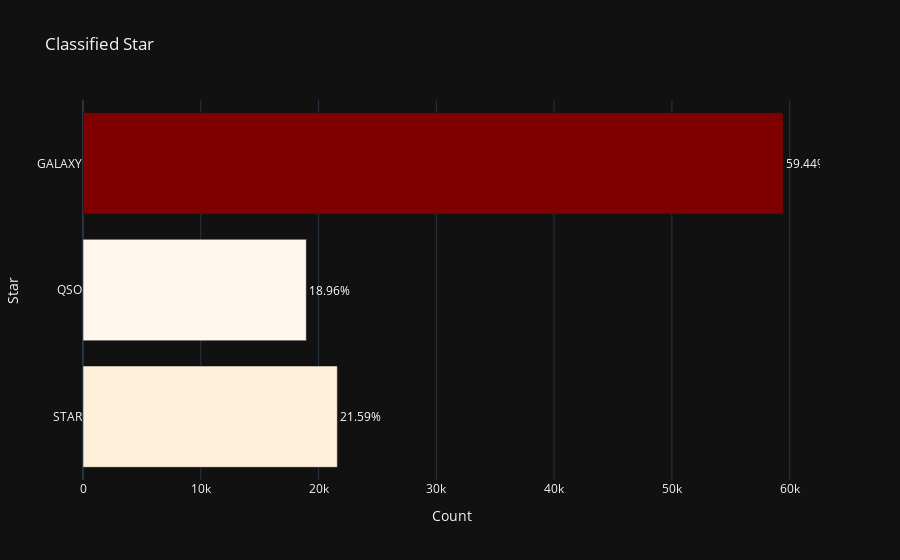

Notebook code for this chart:
### Code cell
# Import library
import numpy as np
import pandas as pd
import seaborn as sns
import matplotlib.pyplot as plt
from sklearn.model_selection import train_test_split, cross_val_score, KFold, GridSearchCV
from sklearn.preprocessing import StandardScaler, LabelEncoder
from sklearn.neighbors import KNeighborsClassifier
from sklearn.svm import SVC
from sklearn.tree import DecisionTreeClassifier
from sklearn.naive_bayes import GaussianNB
from sklearn.ensemble import StackingClassifier
from sklearn.metrics import accuracy_score, classification_report, confusion_matrix, f1_score, precision_score, recall_score
import plotly.graph_objects as go

# TensorFlow and Keras for deep learning
import tensorflow as tf
from tensorflow.keras.models import Sequential
from tensorflow.keras.layers import Dense, Dropout
from tensorflow.keras.utils import to_categorical

# Import dataset
data = pd.read_csv("stellar_classification.csv")

# Visualize data distribution
total = len(data)
star = data["class"].value_counts()
star = star.sort_index(ascending=False)
percentage = [str(round(value / total * 100, 2)) + "%" for value in star.values]
class_labels = [class_label for class_label in star.index]
trace0 = go.Bar(
    x=star.values,
    y=class_labels,
    orientation="h",
    text=star.index,
    texttemplate=percentage,
    textposition="outside",
    textfont_color="white",
    marker=dict(color=star.values, colorscale="OrRd"),
)
fig_data = [trace0]
fig = go.Figure(fig_data)
fig.update_layout(
    title="Classified Star",
    xaxis_title="Count",
    yaxis_title="Star",
    template="plotly_dark",
)
fig.show()

# Check for missing values
print(data.isnull().any())

# Data info
data.info()

# Preprocessing
le = LabelEncoder()
data["class"] = le.fit_transform(data["class"])
data_korelasi = data.corr()
plt.figure(figsize=(10, 8))
sns.heatmap(data_korelasi, annot=True, cmap="cool", fmt=".2f", annot_kws={"size": 10})
plt.title("Heatmap Korelasi Antar Fitur")
plt.show()

# Select relevant features
X = data.drop(
    columns=[
        "class",
        "alpha",
        "delta",
        "r",
        "plate",
        "spec_obj_ID",
        "redshift",
        "MJD",
        "cam_col",
        "plate",
        "fiber_ID",
    ]
)
y = data["class"]

# Split the dataset
X_train, X_test, y_train, y_test = train_test_split(
    X, y, test_size=0.2, random_state=42
)

# Normalize the data
scaler = StandardScaler()
X_train = scaler.fit_transform(X_train)
X_test = scaler.transform(X_test)

print("Remaining columns after dropping specified columns:")
print(X.columns)

# Model definitions
models = {
    'Decision Tree': DecisionTreeClassifier(),
    'Naive Bayes': GaussianNB(),
    'KNN': KNeighborsClassifier(),
    'SVM': SVC(),
    'Kernel SVM': SVC(kernel='rbf')
}

# Model evaluation setup
scores = {}
reports = {}
f1_scores = {}
precision_scores = {}
recall_scores = {}

# K-Fold Cross Validation
num_folds = 3
cross_val_results = []
kfold = KFold(n_splits=num_folds)

for name, model in models.items():
    cv_scores = cross_val_score(model, X, y, cv=kfold)
    model.fit(X_train, y_train)  # Train the model
    y_pred = model.predict(X_test)  # Predict the test set

    # Calculate and store evaluation metrics
    scores[name] = accuracy_score(y_test, y_pred)
    reports[name] = classification_report(y_test, y_pred)
    f1_scores[name] = f1_score(y_test, y_pred, average='weighted')
    precision_scores[name] = precision_score(y_test, y_pred, average='weighted')
    recall_scores[name] = recall_score(y_test, y_pred, average='weighted')

    # Store cross-validation scores for each fold
    fold_accuracies = {'Fold ' + str(i+1): score for i, score in enumerate(cv_scores)}
    mean_accuracy = cv_scores.mean()
    std_accuracy = cv_scores.std()
    cross_val_results.append({'Algorithm': name, 'Mean Accuracy': mean_accuracy, 'Standard Deviation': std_accuracy, **fold_accuracies})

cross_val_df = pd.DataFrame(cross_val_results)
columns_order = ['Algorithm'] + [col for col in cross_val_df.columns if col != 'Algorithm']
cross_val_df = cross_val_df[columns_order]
cross_val_df_sorted = cross_val_df.sort_values('Mean Accuracy', ascending=False).reset_index(drop=True)
cross_val_df_sorted

# Ensemble Learning
ensemble = StackingClassifier(estimators=list(models.items()))
ensemble.fit(X_train, y_train)
y_pred_ensemble = ensemble.predict(X_test)
ensemble_score = accuracy_score(y_test, y_pred_ensemble)
ensemble_f1_score = f1_score(y_test, y_pred_ensemble, average='weighted')
ensemble_precision_score = precision_score(y_test, y_pred_ensemble, average='weighted')
ensemble_recall_score = recall_score(y_test, y_pred_ensemble, average='weighted')
ensemble_report = classification_report(y_test, y_pred_ensemble)

# K-Fold Cross Validation for Ensemble Learning
cv_scores = cross_val_score(ensemble, X, y, cv=kfold)
print("Skor Akurasi Cross Validation untuk Ensemble Learning:")
print(cv_scores)
print(f"Rata-rata Skor Akurasi: {cv_scores.mean()}")

# Display ensemble results
print(f"\nEnsemble Stacking:\nAccuracy Score: {ensemble_score:.3f}\nF1 Score: {ensemble_f1_score:.3f}\nPrecision Score: {ensemble_precision_score:.3f}\nRecall Score: {ensemble_recall_score:.3f}\nClassification Report:\n{ensemble_report}")

# Visualize predictions vs actual for each model
def plot_category_distribution_bar_with_accuracy(model, X_test, y_test, model_name, accuracy_score):
    y_pred = model.predict(X_test)
    y_test_labels = np.array(['Bintang', 'Galaksi', 'Quasar'])[y_test]
    y_pred_labels = np.array(['Bintang', 'Galaksi', 'Quasar'])[y_pred]
    
    category_counts = pd.crosstab(index=y_pred_labels, columns=y_test_labels)
    
    ax = category_counts.plot(kind='bar', stacked=True, color=['#1f77b4', '#ff7f0e', '#2ca02c'])
    plt.xlabel('Kategori Prediksi')
    plt.ylabel('Jumlah')
    plt.title(f'Distribusi Kategori Prediksi vs Kategori Sebenarnya \n {model_name} (Akurasi: {accuracy_score:.3f})')
    plt.xticks(rotation=0)
    plt.legend(title='Kategori Sebenarnya', bbox_to_anchor=(1.05, 1), loc='upper left')
    plt.show()

for name, model in models.items():
    plot_category_distribution_bar_with_accuracy(model, X_test, y_test, name, scores[name])

plot_category_distribution_bar_with_accuracy(ensemble, X_test, y_test, 'Ensemble Learning Stacking', ensemble_score)

# Deep Learning Model
y_train_nn = to_categorical(y_train)
y_test_nn = to_categorical(y_test)

# Define the neural network model
model = Sequential([
    Dense(128, input_shape=(X_train.shape[1],), activation='relu'),
    Dropout(0.5),
    Dense(64, activation='relu'),
    Dropout(0.5),
    Dense(3, activation='softmax')
])

# Compile the model
model.compile(optimizer='adam',
              loss='categorical_crossentropy',
              metrics=['accuracy'])

# Train the model
history = model.fit(X_train, y_train_nn, epochs=50, batch_size=32, validation_data=(X_test, y_test_nn), verbose=1)

# Evaluate the neural network
nn_scores = model.evaluate(X_test, y_test_nn, verbose=0)
nn_accuracy = nn_scores[1]
print(f"Neural Network Accuracy: {nn_accuracy:.3f}")

# Generate classification report for neural network
y_pred_nn = model.predict(X_test)
y_pred_classes = np.argmax(y_pred_nn, axis=1)
nn_f1_score = f1_score(y_test, y_pred_classes, average='weighted')
nn_precision_score = precision_score(y_test, y_pred_classes, average='weighted')
nn_recall_score = recall_score(y_test, y_pred_classes, average='weighted')
nn_report = classification_report(y_test, y_pred_classes)
print(f"\nNeural Network Classification Report:\n{nn_report}")

# Plot training history
plt.figure(figsize=(12, 6))
plt.subplot(1, 2, 1)
plt.plot(history.history['accuracy'])
plt.plot(history.history['val_accuracy'])
plt.title('Model Accuracy')
plt.ylabel('Accuracy')
plt.xlabel('Epoch')
plt.legend(['Train', 'Test'], loc='upper left')

plt.subplot(1, 2, 2)
plt.plot(history.history['loss'])
plt.plot(history.history['val_loss'])
plt.title('Model Loss')
plt.ylabel('Loss')
plt.xlabel('Epoch')
plt.legend(['Train', 'Test'], loc='upper left')

plt.show()

# Compare accuracies of models
model_comparison = pd.DataFrame({
    'Model': list(scores.keys()) + ['Neural Network', 'Ensemble Stacking'],
    'Accuracy': list(scores.values()) + [nn_accuracy, ensemble_score],
    'F1 Score': list(f1_scores.values()) + [nn_f1_score, ensemble_f1_score],
    'Precision': list(precision_scores.values()) + [nn_precision_score, ensemble_precision_score],
    'Recall': list(recall_scores.values()) + [nn_recall_score, ensemble_recall_score]
})

model_comparison_sorted = model_comparison.sort_values('Accuracy', ascending=False).reset_index(drop=True)
print(model_comparison_sorted)

# Display classification reports for each model
for name, report in reports.items():
    print(f"\n{name} Classification Report:\n{report}")
print(f"\nNeural Network Classification Report:\n{nn_report}")
print(f"\nEnsemble Stacking Classification Report:\n{ensemble_report}")

# Plot confusion matrix for each model
def plot_confusion_matrix(y_true, y_pred, model_name):
    cm = confusion_matrix(y_true, y_pred)
    plt.figure(figsize=(8, 6))
    sns.heatmap(cm, annot=True, fmt='d', cmap='Blues', xticklabels=['Bintang', 'Galaksi', 'Quasar'], yticklabels=['Bintang', 'Galaksi', 'Quasar'])
    plt.xlabel('Predicted')
    plt.ylabel('Actual')
    plt.title(f'Confusion Matrix for {model_name}')
    plt.show()

for name, model in models.items():
    y_pred = model.predict(X_test)
    plot_confusion_matrix(y_test, y_pred, name)

plot_confusion_matrix(y_test, y_pred_ensemble, 'Ensemble Stacking')
plot_confusion_matrix(y_test, y_pred_classes, 'Neural Network')

### Figure 1 — Plotly figure (JSON) as saved in the notebook; plotly's stock layout.template omitted (floating-point values rounded to 4 significant figures)
{"data": [{"marker": {"color": [21594, 18961, 59445], "colorscale": [[0, "rgb(255,247,236)"], [0.125, "rgb(254,232,200)"], [0.25, "rgb(253,212,158)"], [0.375, "rgb(253,187,132)"], [0.5, "rgb(252,141,89)"], [0.625, "rgb(239,101,72)"], [0.75, "rgb(215,48,31)"], [0.875, "rgb(179,0,0)"], [1, "rgb(127,0,0)"]]}, "orientation": "h", "text": ["STAR", "QSO", "GALAXY"], "textfont": {"color": "white"}, "textposition": "outside", "texttemplate": ["21.59%", "18.96%", "59.44%"], "type": "bar", "x": [21594, 18961, 59445], "y": ["STAR", "QSO", "GALAXY"]}], "layout": {"title": {"text": "Classified Star"}, "xaxis": {"title": {"text": "Count"}}, "yaxis": {"title": {"text": "Star"}}}}
